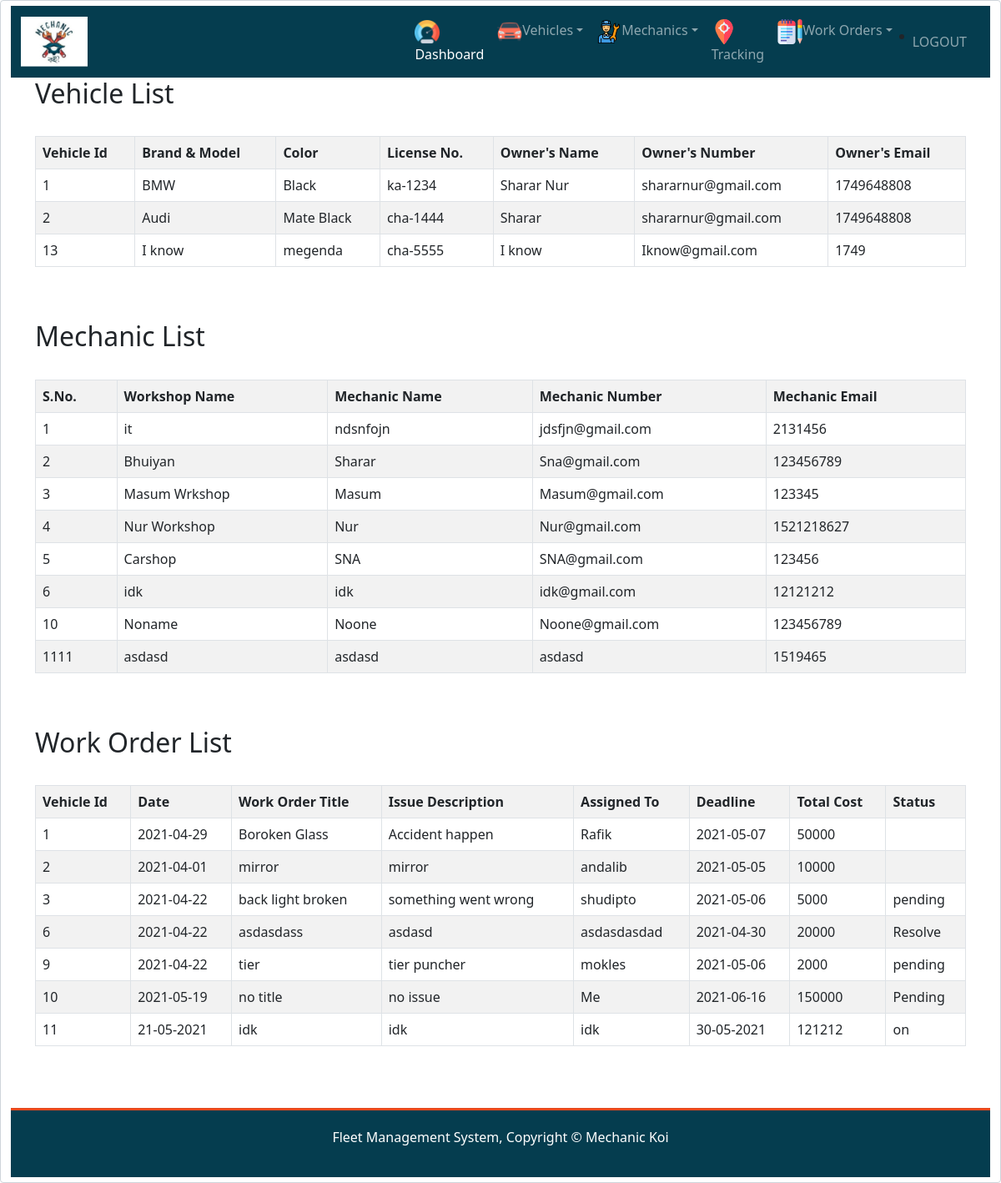
Page /dashboard.php on the committed database.
### tables this page shows
CREATE TABLE `vehicle_list` (
  `vehicleid` int(20) NOT NULL,
  `brand_Model` varchar(50) NOT NULL,
  `color` varchar(20) NOT NULL,
  `license` varchar(20) NOT NULL,
  `owner_name` varchar(50) NOT NULL,
  `email` varchar(50) NOT NULL,
  `mobile` int(11) NOT NULL
);

CREATE TABLE `mechanic_list` (
  `serial` int(50) NOT NULL,
  `workshop_name` varchar(50) NOT NULL,
  `mechanic_name` varchar(50) NOT NULL,
  `mechanic_email` varchar(20) NOT NULL,
  `mechanic_number` int(11) NOT NULL
);

CREATE TABLE `work_order_list` (
  `vehicle_id` int(50) NOT NULL,
  `date` varchar(20) NOT NULL,
  `work_order_title` varchar(50) NOT NULL,
  `issue_description` varchar(200) NOT NULL,
  `assigned_to` varchar(50) NOT NULL,
  `deadline` varchar(20) NOT NULL,
  `total_cost` varchar(50) NOT NULL,
  `status` varchar(20) NOT NULL
);

### dashboard.php (the view, shortened to what this page needs)
<html>
<head>
    <link href="https://cdn.jsdelivr.net/npm/bootstrap@5.0.0/dist/css/bootstrap.min.css" rel="stylesheet">
</head>
<body class="form-control">
    <div>
        <header>
            <nav class="navbar navbar-expand-lg navbar-dark " style="background-color: #053D4F">
                <div class="container">
                    <a class="navbar-brand" href="#">
                    <img src="./img/Mechanic_koi.PNG" alt="" width="80" height="60">
                    </a>
                </div>
                <div class="container">
                    <div class="collapse navbar-collapse" id="navbarNavDropdown">
                        <ul class="navbar-nav">
                            <li class="nav-item">
                                <a class="nav-link active" aria-current="page" href="#"><img src="./img/speedometer.PNG" alt="" width="30" height="30">Dashboard</a>
                            </li>
                            <li class="nav-item dropdown">
                                <a class="nav-link dropdown-toggle" href="#" id="navbarDropdownMenuLink" role="button" data-bs-toggle="dropdown" aria-expanded="false"><img src="./img/car.PNG" alt="" width="30" height="30">Vehicles</a>
                            </li>
                            <li class="nav-item dropdown">
                                <a class="nav-link dropdown-toggle" href="#" id="navbarDropdownMenuLink" role="button" data-bs-toggle="dropdown" aria-expanded="false"><img src="./img/mechanic.svg" alt="" width="30" height="30">Mechanics</a>
                            </li>
                            <li class="nav-item">
                                <a class="nav-link" href="#"><img src="./img/Tracking.svg" alt="" width="30" height="30">Tracking</a>
                            </li>
                            <li class="nav-item dropdown">
                                <a class="nav-link dropdown-toggle" href="#" id="navbarDropdownMenuLink" role="button" data-bs-toggle="dropdown" aria-expanded="false"><img src="./img/notepad.svg" alt="" width="30" height="30">Work Orders</a>
                            </li>
                        </ul>
                       <li class="nav-item">
      <a class="nav-link" style="color:#FFFFFF8C !important; text-decoration:none; margin-top:-25px;" href="./php/logout.php">LOGOUT</a>
    </li>
                    </div>
                </div>
            </nav>
        </header>
    </div>
    <div class="container">
        <div class="table-responsive">
            <h2>Vehicle List</h2>
            <br />
            <table class="table table-bordered table-striped" id="vehicle_list">
                <tr>
                    <th>Vehicle Id</th>
                    <th>Brand & Model</th>
                    <th>Color</th>
                    <th>License No.</th>
                    <th>Owner's Name</th>
                    <th>Owner's Number</th>
                    <th>Owner's Email</th>
                </tr>
                <?php
                    include("connection.php");
                    $query= "SELECT * FROM VEHICLE_LIST";
                    $data = mysqli_query($conn,$query);
                    $total = mysqli_num_rows($data);
                    if($total!=0)
                    {
                        while($result = mysqli_fetch_assoc($data))
                        {
                            echo "
                            <tr>
                                <td>".$result['vehicleid']."</td>
                                <td>".$result['brand_Model']."</td>
                                <td>".$result['color']."</td>
                                <td>".$result['license']."</td>
                                <td>".$result['owner_name']."</td>
                                <td>".$result['email']."</td>
                                <td>".$result['mobile']."</td>
                            </tr>
                            ";
                        }
                    }
                    else{
                        echo "No records found";
                    }
                ?>
            </table>
        </div>
    </div>
    <br>
    <br>
    <div class="container">
        <div class="table-responsive">
            <h2>Mechanic List</h2>
            <br />
            <table class="table table-bordered table-striped" id="mechanic_list">
                <tr>
                    <th>S.No.</th>
                    <th>Workshop Name</th>
                    <th>Mechanic Name</th>
                    <th>Mechanic Number</th>
                    <th>Mechanic Email</th>
                </tr>
                <?php
                    include("connection.php");
                    $query= "SELECT * FROM MECHANIC_LIST";
                    $data = mysqli_query($conn,$query);
                    $total = mysqli_num_rows($data);
                    if($total!=0)
                    {
                        while($result = mysqli_fetch_assoc($data))
                        {
                            echo "
                            <tr>
                                <td>".$result['serial']."</td>
                                <td>".$result['workshop_name']."</td>
                                <td>".$result['mechanic_name']."</td>
                                <td>".$result['mechanic_email']."</td>
                                <td>".$result['mechanic_number']."</td>
                            </tr>
                            ";
                        }
                    }
                    else{
                        echo "No records found";
                    }
                ?>
            </table>
        </div>
    </div>
    <br>
    <br>
    <div class="container">
        <div class="table-responsive">
            <h2>Work Order List</h2>
            <br />
            <table class="table table-bordered table-striped" id="work_order_list">
                <tr>
                    <th>Vehicle Id</th>
                    <th>Date</th>
                    <th>Work Order Title</th>
                    <th>Issue Description</th>
                    <th>Assigned To</th>
                    <th>Deadline</th>
                    <th>Total Cost</th>
                    <th>Status</th>
                </tr>
                <?php
                    include("connection.php");
                    $query= "SELECT * FROM WORK_ORDER_LIST";
                    $data = mysqli_query($conn,$query);
                    $total = mysqli_num_rows($data);
                    if($total!=0)
                    {
                        while($result = mysqli_fetch_assoc($data))
                        {
                            echo "
                            <tr>
                                <td>".$result['vehicle_id']."</td>
                                <td>".$result['date']."</td>
                                <td>".$result['work_order_title']."</td>
                                <td>".$result['issue_description']."</td>
                                <td>".$result['assigned_to']."</td>
                                <td>".$result['deadline']."</td>
                                <td>".$result['total_cost']."</td>
                                <td>".$result['status']."</td>
                            </tr>
                            ";
                        }
                    }
                    else{
                        echo "No records found";
                    }
                ?>
            </table>
        </div>
    </div>
    <br>
    <br>
    <footer style="padding: 20px; margin-top: 10px; color: #ffffff; background-color: #053D4F; text-align: center; border-top: #e8491d 3px solid; left:0;bottom: 0;width: 100%;text-align: center;">
        <p>Fleet Management System, Copyright &copy; Mechanic Koi</p>
    </footer>
</body>
</html>

### rows in the picture
vehicle_list: vehicleid "1", brand_Model "BMW", color "Black", license "ka-1234", owner_name "Sharar Nur", email "shararnur@gmail.com", mobile "1749648808"
vehicle_list: vehicleid "2", brand_Model "Audi", color "Mate Black", license "cha-1444", owner_name "Sharar", email "shararnur@gmail.com", mobile "1749648808"
vehicle_list: vehicleid "13", brand_Model "I know", color "megenda", license "cha-5555", owner_name "I know", email "Iknow@gmail.com", mobile "1749"
mechanic_list: serial "1", workshop_name "it", mechanic_name "ndsnfojn", mechanic_email "jdsfjn@gmail.com", mechanic_number "2131456"
mechanic_list: serial "2", workshop_name "Bhuiyan", mechanic_name "Sharar", mechanic_email "Sna@gmail.com", mechanic_number "123456789"
mechanic_list: serial "3", workshop_name "Masum Wrkshop", mechanic_name "Masum", mechanic_email "Masum@gmail.com", mechanic_number "123345"
mechanic_list: serial "4", workshop_name "Nur Workshop", mechanic_name "Nur", mechanic_email "Nur@gmail.com", mechanic_number "1521218627"
mechanic_list: serial "5", workshop_name "Carshop", mechanic_name "SNA", mechanic_email "SNA@gmail.com", mechanic_number "123456"
mechanic_list: serial "6", workshop_name "idk", mechanic_name "idk", mechanic_email "idk@gmail.com", mechanic_number "12121212"
mechanic_list: serial "10", workshop_name "Noname", mechanic_name "Noone", mechanic_email "Noone@gmail.com", mechanic_number "123456789"
mechanic_list: serial "1111", workshop_name "asdasd", mechanic_name "asdasd", mechanic_email "asdasd", mechanic_number "1519465"
work_order_list: vehicle_id "1", date "2021-04-29", work_order_title "Boroken Glass", issue_description "Accident happen", assigned_to "Rafik", deadline "2021-05-07", total_cost "50000"
work_order_list: vehicle_id "2", date "2021-04-01", work_order_title "mirror", issue_description "mirror", assigned_to "andalib", deadline "2021-05-05", total_cost "10000"
work_order_list: vehicle_id "3", date "2021-04-22", work_order_title "back light broken", issue_description "something went wrong", assigned_to "shudipto", deadline "2021-05-06", total_cost "5000", status "pending"
work_order_list: vehicle_id "6", date "2021-04-22", work_order_title "asdasdass", issue_description "asdasd", assigned_to "asdasdasdad", deadline "2021-04-30", total_cost "20000", status "Resolve"
work_order_list: vehicle_id "9", date "2021-04-22", work_order_title "tier", issue_description "tier puncher", assigned_to "mokles", deadline "2021-05-06", total_cost "2000", status "pending"
work_order_list: vehicle_id "10", date "2021-05-19", work_order_title "no title", issue_description "no issue", assigned_to "Me", deadline "2021-06-16", total_cost "150000", status "Pending"
work_order_list: vehicle_id "11", date "21-05-2021", work_order_title "idk", issue_description "idk", assigned_to "idk", deadline "30-05-2021", total_cost "121212", status "on"
